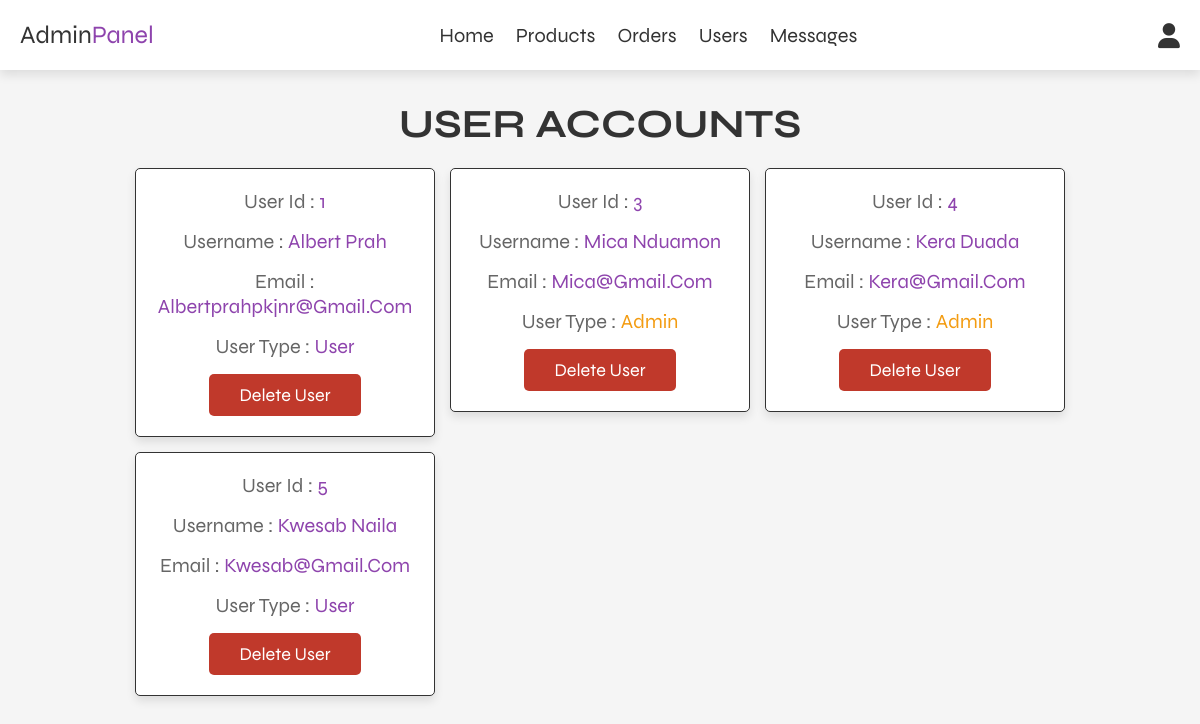
The page /admin_users.php (signed in) on the database its author committed.
### tables this page shows
CREATE TABLE `users` (
  `id` int(100) NOT NULL,
  `name` varchar(100) NOT NULL,
  `email` varchar(100) NOT NULL,
  `password` varchar(100) NOT NULL,
  `user_type` varchar(20) NOT NULL DEFAULT 'user'
);

### admin_users.php (the view, shortened to what this page needs)
<?php
include 'config.php';
?>
<!DOCTYPE html>
<html lang="en">
<head>
   <link rel="stylesheet" href="https://cdnjs.cloudflare.com/ajax/libs/font-awesome/6.0.0/css/all.min.css">
   <link rel="stylesheet" href="css/admin_style.css">
</head>
<body>
<?php include 'admin_header.php'; ?>
<section class="users">
   <h1 class="title"> user accounts </h1>
   <div class="box-container">
      <?php
         $select_users = mysqli_query($conn, "SELECT * FROM `users`") or die('query failed');
         while($fetch_users = mysqli_fetch_assoc($select_users)){
      ?>
      <div class="box">
         <p> user id : <span><?php echo $fetch_users['id']; ?></span> </p>
         <p> username : <span><?php echo $fetch_users['name']; ?></span> </p>
         <p> email : <span><?php echo $fetch_users['email']; ?></span> </p>
         <p> user type : <span style="color:<?php if($fetch_users['user_type'] == 'admin'){ echo 'var(--orange)'; } ?>"><?php echo $fetch_users['user_type']; ?></span> </p>
         <a href="admin_users.php?delete=<?php echo $fetch_users['id']; ?>" onclick="return confirm('delete this user?');" class="delete-btn">delete user</a>
      </div>
      <?php
         };
      ?>
   </div>
</section>
</body>
</html>

### css/admin_style.css (style rules this page uses)
:root { --purple:#8e44ad; --red:#c0392b; --orange:#f39c12; --black:#333; --white:#fff; --light-color:#666; --light-white:#ccc; --light-bg:#f5f5f5; --border:.1rem solid var(--black); --box-shadow:0 .5rem 1rem rgba(0,0,0,.1); }
* { font-family: 'Syne', sans-serif; margin:0; padding:0; box-sizing: border-box; outline: none; border:none; text-decoration: none; transition:all .2s linear; text-transform: capitalize; }
html { font-size: 62.5%; overflow-x: hidden; }
body { background-color: var(--light-bg); }
section { padding:3rem 2rem; }
.title { text-align: center; margin-bottom: 2rem; text-transform: uppercase; color:var(--black); font-size: 4rem; }
.btn, .option-btn, .delete-btn, .white-btn { display: inline-block; margin-top: 1rem; padding:1rem 3rem; cursor: pointer; color:var(--white); font-size: 1.8rem; border-radius: .5rem; text-transform: capitalize; }
.delete-btn { background-color: var(--red); }
.users .box-container { display: grid; grid-template-columns: repeat(auto-fit, 30rem); justify-content: center; gap:1.5rem; max-width: 1200px; margin:0 auto; align-items: flex-start; }
.users .box-container .box { background-color: var(--white); padding:2rem; border:var(--border); box-shadow: var(--box-shadow); border-radius: .5rem; text-align: center; }
.users .box-container .box p { padding-bottom: 1.5rem; font-size: 2rem; color:var(--light-color); }
.users .box-container .box p span { color:var(--purple); }
.users .box-container .box .delete-btn { margin-top: 0; }

### rows shown on the page
users: id "1", name "Albert Prah", email "Albertprahpkjnr@gmail.com", user_type "User"
users: id "3", name "Mica Nduamon", email "Mica@gmail.com", user_type "Admin"
users: id "4", name "Kera Duada", email "Kera@gmail.com", user_type "Admin"
users: id "5", name "Kwesab Naila", email "Kwesab@gmail.com", user_type "User"
